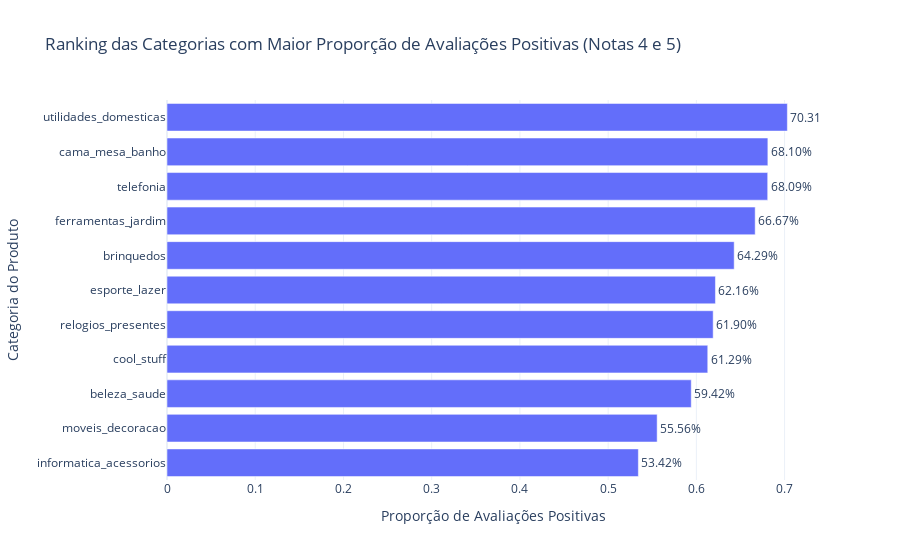

Here is the notebook cell this chart was saved with:
### Code cell
df_proporcao_filtrado['proporcao_altas_val'] = df_proporcao_filtrado['proporcao_altas'].apply(lambda x: x[0] if isinstance(x, list) else x)

df_proporcao_filtrado = df_proporcao_filtrado.sort_values(by='proporcao_altas_val', ascending=False)

# plotar gráfico de barras horizontal
grafico = px.bar(
    df_proporcao_filtrado,
    x='proporcao_altas_val',
    y='product_category_name',
    orientation='h',
    labels={
        'proporcao_altas_val': 'Proporção de Avaliações Positivas',
        'product_category_name': 'Categoria do Produto'
    },
    title='Ranking das Categorias com Maior Proporção de Avaliações Positivas (Notas 4 e 5)',
    text=df_proporcao_filtrado['proporcao_altas_val'].apply(lambda x: f"{x:.2%}")
)

grafico.update_traces(textposition='outside')
grafico.update_layout(yaxis={'categoryorder':'total ascending'}, template='plotly_white', margin=dict(l=150))
grafico.show()

### Figure 1 — Plotly figure (JSON) as saved in the notebook; plotly's stock layout.template omitted (floating-point values rounded to 4 significant figures)
{"data": [{"hovertemplate": "Proporção de Avaliações Positivas=%{x}<br>Categoria do Produto=%{y}<br>text=%{text}<extra></extra>", "legendgroup": "", "marker": {"color": "#636efa", "pattern": {"shape": ""}}, "name": "", "orientation": "h", "showlegend": false, "text": ["70.31%", "68.10%", "68.09%", "66.67%", "64.29%", "62.16%", "61.90%", "61.29%", "59.42%", "55.56%", "53.42%"], "textposition": "outside", "type": "bar", "x": [0.7031, 0.681, 0.6809, 0.6667, 0.6429, 0.6216, 0.619, 0.6129, 0.5942, 0.5556, 0.5342], "xaxis": "x", "y": ["utilidades_domesticas", "cama_mesa_banho", "telefonia", "ferramentas_jardim", "brinquedos", "esporte_lazer", "relogios_presentes", "cool_stuff", "beleza_saude", "moveis_decoracao", "informatica_acessorios"], "yaxis": "y"}], "layout": {"barmode": "relative", "legend": {"tracegroupgap": 0}, "margin": {"l": 150}, "title": {"text": "Ranking das Categorias com Maior Proporção de Avaliações Positivas (Notas 4 e 5)"}, "xaxis": {"anchor": "y", "domain": [0, 1], "title": {"text": "Proporção de Avaliações Positivas"}}, "yaxis": {"anchor": "x", "categoryorder": "total ascending", "domain": [0, 1], "title": {"text": "Categoria do Produto"}}}}
